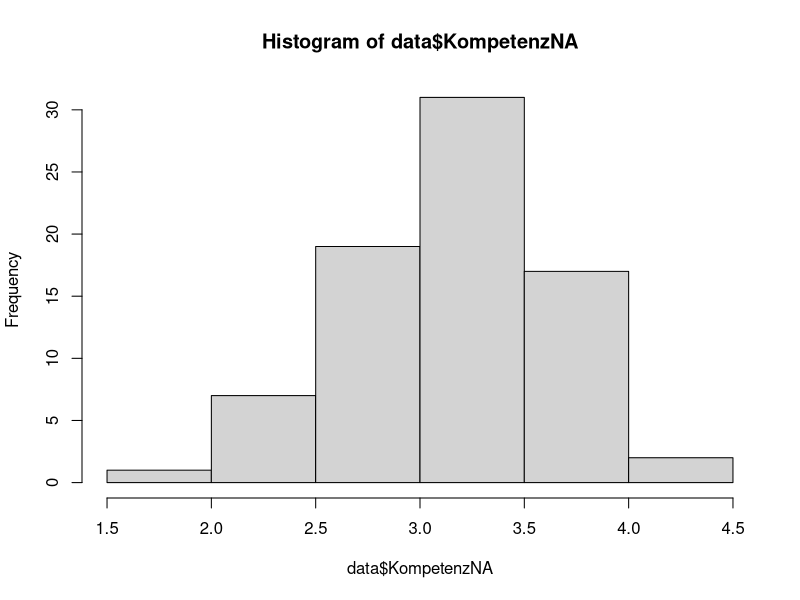
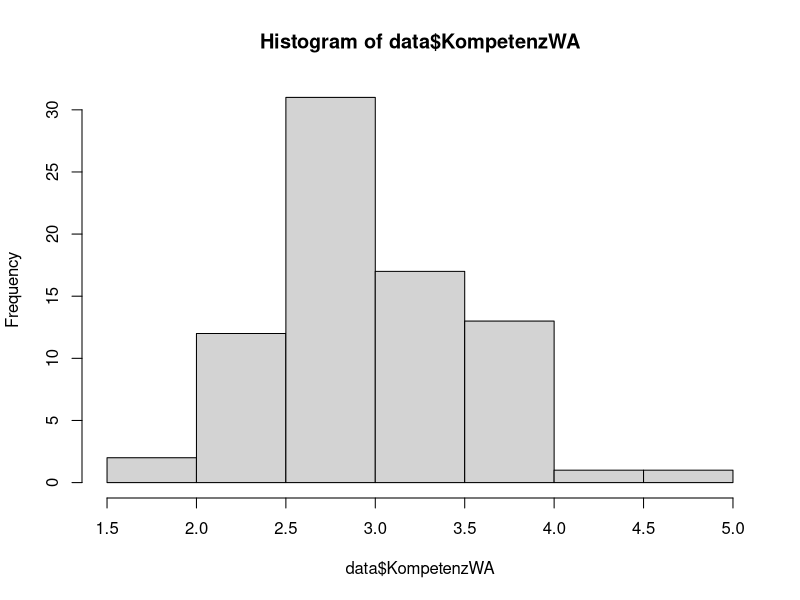
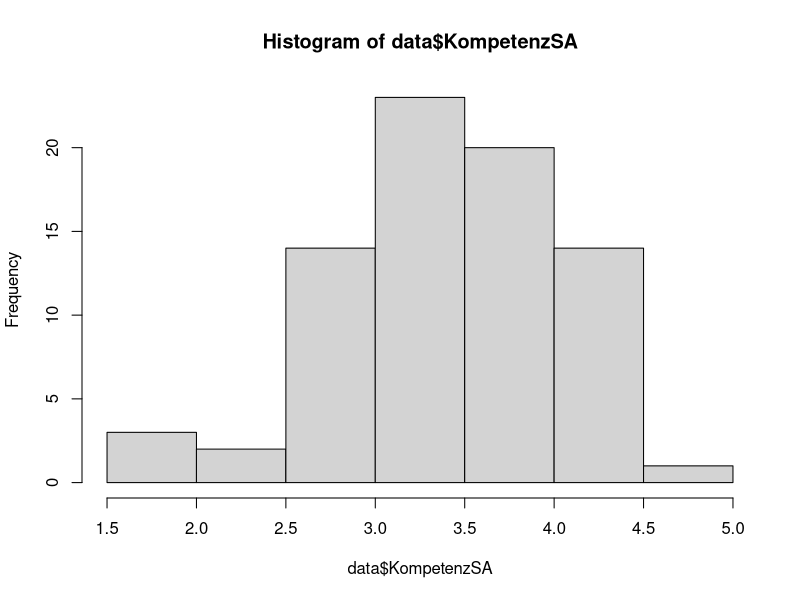

Write R code to recreate these figures, in order. (Note: this script raises an error after producing the figures.)
#Github token instead password:  4f957a59042f0e723c5bd81e694a57b12b3cd291

library(data.table)
library(psych)
library(purrr)
library(ggplot2)
library(tidyverse)
library(ggpubr)
library(rstatix)
library(dplyr)
library(carData) # MANOVA
library(car) # MANOVA
library(broom) # MANOVA
library(lavaan) # SEM

# ------------------Data Loading and Preparation ------------------------
#load data
data <- fread("survey_results_manualclean.csv")
#remove empty rows
data <- data[-(64),]

# change "weiblich"/"männlich" zu 1/0
data$Dem02 <- str_replace_all(data$Dem02, "weiblich", "1")
data$Dem02 <- str_replace_all(data$Dem02, "mÃ¤nnlich", "0")
data$Dem02 <- sapply(data[, Dem02], as.integer)

# change "Ja"/"Nein" zu 1/0
data$ErfahrungBank <- str_replace_all(data$ErfahrungBank, "Ja", "1")
data$ErfahrungBank <- str_replace_all(data$ErfahrungBank, "Nein", "0")
data$ErfahrungBank <- sapply(data[, ErfahrungBank], as.integer)

# replace NANs with NA
is.nan.data.frame <- function(x)
  do.call(cbind, lapply(x, is.nan))

data[is.nan(data)] <- NA


# -------------NA------------------------------------
#Prüfung ob Kompetenzvariabeln NA normalverteilt

# Shapiro Wilk normality test
shapiro.test(data$KompetenzNA)
# W = 0.97636, p-value = 0.1612
# da p > 0.05 sind Daten normalverteilt
hist(data$KompetenzNA)
# Histogram ist etwa normalverteilt - Bestätigt Shapiro-Wilk Test

# -------------WA------------------------------------
#Prüfung ob Kompetenzvariabeln WA normalverteilt
# Shapiro Wilk normality test
shapiro.test(data$KompetenzWA)
# W = 0.98437, p-value = 0.4662
# da p > 0.05 sind Daten normalverteilt
hist(data$KompetenzWA)
# Histogram ist etwa normalverteilt - Bestätigt Shapiro-Wilk Test

# -------------SA------------------------------------
#Prüfung ob Kompetenzvariabeln SA normalverteilt
# Shapiro Wilk normality test
shapiro.test(data$KompetenzSA)
# W = 0.97451, p-value = 0.1241
# da p > 0.05 sind Daten normalverteilt
hist(data$KompetenzSA)
# Histogram ist etwa normalverteilt - Bestätigt Shapiro-Wilk Test




# --------------------------- Welch Two Sample t-Test NA-SA ----------------------------
# Vorbedingung: Ist Varianz etwa gleich?
describeBy(data$KompetenzSA, na.rm = TRUE)
describeBy(data$KompetenzNA, na.rm = TRUE)
# KompetenzSA sd = 0.61; KompetenzNA sd = 0.48

# Nullhypothese: No difference between averages of the two groups

# ---Alternativhypothese: SA ist weniger kompetent als NA
t.test(data$KompetenzNA, data$KompetenzSA, alternative = "less", na.rm = TRUE)
#t = -2.7794, df = 143.55, p-value = 0.003088
#alternative hypothesis: true difference in means is less than 0


# ---Alternativhypothese: SA ist kompetenter als NA
t.test(data$KompetenzNA, data$KompetenzSA, alternative = "greater", na.rm = TRUE)
#t = -2.7794, df = 143.55, p-value = 0.9969
#alternative hypothesis: true difference in means is greater than 0
# ---> there is not enough evidence of a difference between the (true) averages of the two groups

# ---Two-sided
t.test(data$KompetenzNA, data$KompetenzSA, alternative = "two.sided", na.rm = TRUE)
# t = -2.7794, df = 143.55, p-value = 0.006175
# alternative hypothesis: true difference in means is not equal to 0





# ---------------------------  Pearson Korrelation KompetenzXA~KompetenzBeraterXA----------------------------
# Voraussetzungen erfüllt gemäss https://www.methodenberatung.uzh.ch/de/datenanalyse_spss/zusammenhaenge/korrelation.html#3.6._Eine_typische_Aussage

#detect outliers using a boxplot
ggplot(competenceAll) +
  aes(x = "", y = Agent) +
  geom_boxplot(fill = "#0c4c8a") +
  theme_minimal()

# Pearson Korrelation Test
cor.test(competenceAll$Berater, competenceAll$Agent)
# t = 6.7415, df = 229, p-value = 1.26e-10
# alternative hypothesis: true correlation is not equal to 0
# 95 percent confidence interval:
#   0.2932643 0.5092655
# sample estimates:
#   cor 
# 0.4069378 

cor.test(data$KompetenzBeraterNA, data$KompetenzNA)
# t = 4.2257, df = 75, p-value = 6.633e-05
# alternative hypothesis: true correlation is not equal to 0
# 95 percent confidence interval:
#  0.2379086 0.6032485
# sample estimates:
#   cor 
# 0.4385202 

cor.test(data$KompetenzBeraterNA, data$KompetenzNA)
# t = 4.7501, df = 75, p-value = 9.558e-06
# alternative hypothesis: true correlation is not equal to 0
# 95 percent confidence interval:
#   0.2879387 0.6363403
# sample estimates:
#   cor 
# 0.4809031 

cor.test(data$KompetenzBeraterSA, data$KompetenzSA)
# t = 3.6911, df = 75, p-value = 0.000421
# alternative hypothesis: true correlation is not equal to 0
# 95 percent confidence interval:
#   0.1842852 0.5663259
# sample estimates:
#   cor 
# 0.3920805 




# ---------------------------   Repeated One-way ANOVA HM ----------------------------
# data preparation
# extract the 3 competence measure-columns NA, WA, SA
data_extract <- data %>% select(id, KompetenzNA, KompetenzWA, KompetenzSA)
# rearrange values
competence <- data_extract %>%  
  gather(key = "anthro_version", value = "measure", KompetenzNA, KompetenzWA, KompetenzSA) %>% 
  convert_as_factor(id, anthro_version)

# compute some summary statistics
competence %>%
  group_by(anthro_version) %>%
  get_summary_stats(measure, type = "mean_sd")
# A tibble: 3 x 5
#anthro_version variable     n  mean    sd
# <fct>            <chr>    <dbl> <dbl> <dbl>
# 1 KompetenzNA    measure     77  3.20 0.477
# 2 KompetenzSA    measure     77  3.45 0.611
# 3 KompetenzWA    measure     77  3.04 0.578

# Visualize
bxp <- ggboxplot(competence, x = "anthro_version", y = "measure", add = "point")
bxp

#Check for extreme outliers
competence %>%
  group_by(anthro_version) %>%
  identify_outliers(measure)
# --> No, extreme outliers

# Check normality assumption
competence %>%
  group_by(anthro_version) %>%
  shapiro_test(measure)
# The competence scores are all normally distributed at each anthro_version, as assessed by Shapiro-Wilk’s test (p > 0.05).

# Additional normality assumptions check since Shapiro Wilks test can get sensitive to minor deviation from normality with sample size > 50
ggqqplot(competence, "measure", facet.by = "anthro_version")

# Computation of repeated ANOVA
res.aov <- anova_test(data = competence, dv = measure, wid = id, within = anthro_version)
get_anova_table(res.aov)
## ANOVA Table (type III tests)
## 
##   Effect         DFn DFd F      p        p<.05   ges
## 1 anthro_version   2 152 16.327 3.77e-07     * 0.084
## --> The competence score is statistically significantly different for the different anthro_versions NA, WA, and SA

# Posthoc test
# pairwise comparisons
pwc <- competence %>%
  pairwise_t_test(
    measure ~ anthro_version, paired = TRUE,
    p.adjust.method = "bonferroni"
  )
pwc
# A tibble: 3 x 10
#.y.         group1      group2         n1    n2 statistic    df           p     p.adj p.adj.signif
#*   <chr>   <chr>       <chr>       <int> <int>     <dbl> <dbl>       <dbl>     <dbl> <chr>       
#  1 measure KompetenzNA KompetenzSA    77    77     -3.23    76 0.002       0.005      **            
#  2 measure KompetenzNA KompetenzWA    77    77      2.45    76 0.016       0.049      *           
#  3 measure KompetenzSA KompetenzWA    77    77      5.58    76 0.000000357 0.00000107 ****       
# --> First and last of the pairwise differences are statistically significant, since all p-values<(0.05/3=0.017) 
# (Slide 7: https://www.ebpi.uzh.ch/dam/jcr:ffffffff-c1f2-5119-0000-000078458c66/slides-anova.pdf)

# Visualization: box plots with p-values
pwc <- pwc %>% add_xy_position(x = "anthro_version")
bxp + 
  stat_pvalue_manual(pwc) +
  labs(
    subtitle = get_test_label(res.aov, detailed = TRUE),
    caption = get_pwc_label(pwc)
  )


# --------------------------- Repeated One-way ANOVA Berater----------------------------
# data preparation
# extract the 3 competence measure-columns NA, WA, SA
data_extract_Berater <- data %>% select(id, KompetenzBeraterKL, KompetenzBeraterNA, KompetenzBeraterWA, KompetenzBeraterSA)

# rearrange values
competence_Berater <- data_extract_Berater %>%  
  gather(key = "anthro_version", value = "measure", KompetenzBeraterKL, KompetenzBeraterNA, KompetenzBeraterWA, KompetenzBeraterSA) %>% 
  convert_as_factor(id, anthro_version)

# replace two NA in KL with mean of KL values 3.36 to enable Posthoc test
competence_Berater[is.na(competence_Berater)] <- 3.36


# compute some summary statistics
competence_Berater %>%
  group_by(anthro_version) %>%
  get_summary_stats(measure, type = "mean_sd")
# A tibble: 3 x 5
#   anthro_version     variable     n  mean    sd
#   <fct>              <chr>    <dbl> <dbl> <dbl>
# 1 KompetenzBeraterKL measure     77  3.36 0.66 
# 2 KompetenzBeraterNA measure     77  3.45 0.522
# 3 KompetenzBeraterSA measure     77  3.42 0.557
# 4 KompetenzBeraterWA measure     77  3.44 0.564

# Visualize
bxp <- ggboxplot(competence_Berater, x = "anthro_version", y = "measure", add = "point")
bxp

#Check for extreme outliers
competence_Berater %>%
  group_by(anthro_version) %>%
  identify_outliers(measure)
# --> 3 outliers; No extreme outliers

# Check normality assumption
competence_Berater %>%
  group_by(anthro_version) %>%
  shapiro_test(measure)
# The competence measures are all normally distributed at each anthro_version, as assessed by Shapiro-Wilk’s test (p > 0.05).

# Additional normality assumptions check since Shapiro Wilks test can get sensitive to minor deviation from normality with sample size > 50
ggqqplot(competence_Berater, "measure", facet.by = "anthro_version")

# Computation of repeated ANOVA
res.aov <- anova_test(data = competence_Berater, dv = measure, wid = id, within = anthro_version)
get_anova_table(res.aov)
## ANOVA Table (type III tests)
## 
##        Effect  DFn    DFd     F     p p<.05   ges
## anthro_version 2.48 183.55 1.091   0.347       0.004
## --> The competence score of Berater is NOT statistically significantly different for the different anthro_versions KL, NA, WA, and SA


# Posthoc test
# pairwise comparisons
pwc <- competence_Berater %>%
  pairwise_t_test(
    measure ~ anthro_version, paired = TRUE,
    p.adjust.method = "bonferroni"
  )
pwc
# A tibble: 3 x 10
# .y.     group1             group2                n1    n2 statistic    df     p p.adj p.adj.signif
# * <chr>   <chr>              <chr>              <int> <int>     <dbl> <dbl> <dbl> <dbl> <chr>       
# 1 measure KompetenzBeraterKL KompetenzBeraterNA    77    77    -1.45     76 0.151 0.906 ns          
# 2 measure KompetenzBeraterKL KompetenzBeraterSA    77    77    -0.801    76 0.426 1     ns          
# 3 measure KompetenzBeraterKL KompetenzBeraterWA    77    77    -1.29     76 0.202 1     ns          
# 4 measure KompetenzBeraterNA KompetenzBeraterSA    77    77     0.713    76 0.478 1     ns          
# 5 measure KompetenzBeraterNA KompetenzBeraterWA    77    77     0.231    76 0.818 1     ns          
# 6 measure KompetenzBeraterSA KompetenzBeraterWA    77    77    -0.605    76 0.547 1     ns       
# --> None of the pairwise differences are statistically significant, since all p-values<(0.05/3=0.017) 
# (Slide 7: https://www.ebpi.uzh.ch/dam/jcr:ffffffff-c1f2-5119-0000-000078458c66/slides-anova.pdf)

# Visualization: box plots with p-values
pwc <- pwc %>% add_xy_position(x = "anthro_version")
bxp + 
  stat_pvalue_manual(pwc) +
  labs(
    subtitle = get_test_label(res.aov, detailed = TRUE),
    caption = get_pwc_label(pwc)
  )

# --------------------------- Two-way ANOVA ----------------------------
# independent variables: human (0,1) & version (NA, WA, SA)
# dependent variable: Kompetenz

# data preparation; select columns
data_extract_MANOVA <- data %>% 
  select(id, KompetenzNA, KompetenzBeraterNA, KompetenzWA, KompetenzBeraterWA, KompetenzSA, KompetenzBeraterSA)

dNA <- data %>%
  select(id, KompetenzNA, KompetenzBeraterNA) %>%
  rename(Agent = KompetenzNA, Berater = KompetenzBeraterNA) %>%
  add_column(version="NA")

dWA <- data %>%
  select(id, KompetenzWA, KompetenzBeraterWA) %>%
  rename(Agent = KompetenzWA, Berater = KompetenzBeraterWA) %>%
  add_column(version="WA")
dSA <- data %>%
  select(id, KompetenzSA, KompetenzBeraterSA) %>%
  rename(Agent = KompetenzSA, Berater = KompetenzBeraterSA) %>%
  add_column(version="SA")

competenceAll <- rbind(dNA, dWA, dSA)


# split Berater&Agent in einzige Spalte Kompetenz, dafür neue value human(0,1)
new_table_agent <- competenceAll %>%
  # drop Berater
  select(id, Agent, version) %>%
  # new column with binary independent humanism value (0 or 1)
  add_column(human=0) %>%
  # Agent is renamed to generic competence
  rename(Kompetenz = Agent) 

new_table_berater <- competenceAll %>%
  # drop Agent
  select(id, Berater, version) %>%
  # new column with binary independent humanism value (0 or 1)
  add_column(human=1) %>%
  # Agent is renamed to generic competence
  rename(Kompetenz = Berater) 

dt <- rbind(new_table_agent, new_table_berater)

# change "NA"/"WA"/"SA" zu 1/2/3
dt$version <- str_replace_all(dt$version, "NA", "1")
dt$version <- str_replace_all(dt$version, "WA", "2")
dt$version <- str_replace_all(dt$version, "SA", "3")
dt$version <- sapply(dt[, version], as.integer)

# remove unnecessary tables from environment
rm(dNA, dSA, dWA, new_table, new_table_agent, new_table_berater)

# now we are ready for ANOVA \o.O/
